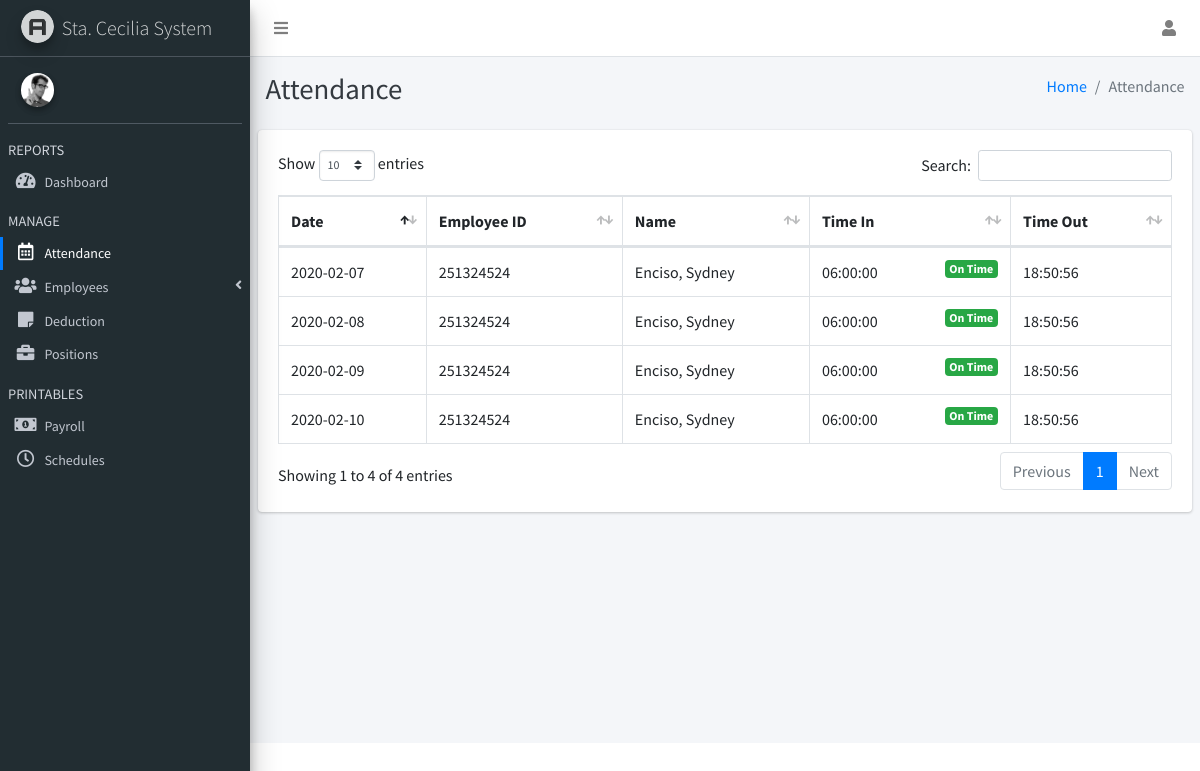
Screenshot of /admin/employee_attendance.php with the database file from the repository.
### tables this page shows
CREATE TABLE `emp_attendance` (
  `attendance_id` int(11) NOT NULL,
  `employee_id` varchar(100) NOT NULL,
  `employee_name` varchar(100) NOT NULL,
  `attendance_date` date NOT NULL,
  `attendance_timein` time NOT NULL,
  `attendance_timeout` time NOT NULL,
  `attendance_hour` int(11) NOT NULL
);

### admin/employee_attendance.php (the view, shortened to what this page needs)
<?php
include("controller.php");
?>
<!DOCTYPE html>
<html>
<head>
  <link rel="stylesheet" href="plugins/fontawesome-free/css/all.min.css">
  <link rel="stylesheet" href="https://code.ionicframework.com/ionicons/2.0.1/css/ionicons.min.css">
  <link rel="stylesheet" href="plugins/datatables-bs4/css/dataTables.bootstrap4.css">
  <link rel="stylesheet" href="dist/css/adminlte.min.css">
</head>
<body class="hold-transition sidebar-mini layout-fixed">
<div class="wrapper">
  <nav class="main-header navbar navbar-expand navbar-white navbar-light">
    <ul class="navbar-nav">
      <li class="nav-item">
        <a class="nav-link" data-widget="pushmenu" href="#"><i class="fas fa-bars"></i></a>
      </li>
    </ul>
    <ul class="navbar-nav ml-auto">
      <li class="nav-item dropdown">
        <a class="nav-link" data-toggle="dropdown" href="#">
          <i class="fas fa-user"></i>
        </a>
      </li>
    </ul>
  </nav>
  <aside class="main-sidebar sidebar-dark-primary elevation-4" style="background: #222d32;">
    <a href="home.php" class="brand-link">
      <img src="dist/img/AdminLTELogo.png" alt="AdminLTE Logo" class="brand-image img-circle elevation-3"
           style="opacity: .8">
      <span class="brand-text font-weight-light">Sta. Cecilia System</span>
    </a>
    <div class="sidebar">
      <div class="user-panel mt-3 pb-3 mb-3 d-flex">
        <div class="image">
          <img src="dist/img/user2-160x160.jpg" class="img-circle elevation-2" alt="User Image">
        </div>
        <div class="info">
        </div>
      </div>
      <nav class="mt-2">
        <ul class="nav nav-pills nav-sidebar flex-column text-sm nav-flat nav-legacy nav-compact" data-widget="treeview" role="menu" data-accordion="false">
          <li class="nav-header">REPORTS</li>
          <li class="nav-item">
            <a href="home.php" class="nav-link">
              <i class="nav-icon fas fa-tachometer-alt"></i>
              <p>
                Dashboard
              </p>
            </a>
          </li>
          <li class="nav-header">MANAGE</li>
          <li class="nav-item">
            <a href="employee_attendance.php" class="nav-link active">
              <i class="nav-icon far fa-calendar-alt"></i>
              <p>
                Attendance
              </p>
            </a>
          </li>
          <li class="nav-item has-treeview">
            <a href="#" class="nav-link">
              <i class="nav-icon fas fa-users"></i>
              <p>
                Employees
                <i class="fas fa-angle-left right"></i>
              </p>
            </a>
          </li>
          <li class="nav-item">
            <a href="employee_deduction.php" class="nav-link">
              <i class="nav-icon fas fa-sticky-note"></i>
              <p>
                Deduction
              </p>
            </a>
          </li>
          <li class="nav-item">
            <a href="employee_positions.php" class="nav-link">
              <i class="nav-icon fas fa-briefcase"></i>
              <p>
                Positions
              </p>
            </a>
          </li>
          <li class="nav-header">PRINTABLES</li>
          <li class="nav-item">
            <a href="print_payroll.php" class="nav-link">
              <i class="nav-icon fas fa-money-bill-alt"></i>
              <p>Payroll</p>
            </a>
          </li>
          <li class="nav-item">
            <a href="print_sched.php" class="nav-link">
              <i class="nav-icon far fa-clock"></i>
              <p>Schedules</p>
            </a>
          </li>
        </ul>
      </nav>
    </div>
  </aside>
  <div class="content-wrapper">
    <div class="content-header">
      <div class="container-fluid">
        <div class="row mb-2">
          <div class="col-sm-6">
            <h1 class="m-0 text-dark">Attendance</h1>
          </div>
          <div class="col-sm-6">
            <ol class="breadcrumb float-sm-right">
              <li class="breadcrumb-item"><a href="#">Home</a></li>
              <li class="breadcrumb-item active">Attendance</li>
            </ol>
          </div>
        </div>
      </div>
    </div>
    <section class="content">
      <div class="row">
        <div class="col-12">
          <div class="card">
            <div class="card-body">
              <table id="example1" class="table table-bordered dataTable no-footer" role="grid" aria-describedby="example1_info">
                <thead>
                <tr>
                  <th>Date</th>
                  <th>Employee ID</th>
                  <th>Name</th>
                  <th>Time In</th>
                  <th>Time Out</th>
                </tr>
                </thead>
                <tbody>
                <?php
                $sql = "SELECT * FROM emp_attendance, emp_list, emp_sched WHERE emp_attendance.employee_id = emp_list.emp_card AND emp_list.sched_id = emp_sched.sched_id";
                $result = mysqli_query($db, $sql);
                while($row = mysqli_fetch_array($result))
                {
                  if($row['attendance_timein'] <= $row['sched_in']) {
                ?>
                <tr>
                  <td><?php echo $row['attendance_date']; ?></td>
                  <td><?php echo $row['employee_id']; ?></td>
                  <td><?php echo $row['employee_name']; ?></td>
                  <td><?php echo $row['attendance_timein']; ?> <span class="float-right badge bg-success">On Time</span></td>
                  <td><?php echo $row['attendance_timeout']; ?></td>
                </tr>
                <?php
                  }
                }
                ?>
                </tbody>
              </table>
            </div>
          </div>
        </div>
      </div>
    </section>
  </div>
</div>
</body>
</html>

### rows the page displays
emp_attendance: attendance_date "2020-02-07", employee "251324524", employee_name "Enciso, Sydney", attendance_timein "06:00:00", attendance_timeout "18:50:56"
emp_attendance: attendance_date "2020-02-08", employee "251324524", employee_name "Enciso, Sydney", attendance_timein "06:00:00", attendance_timeout "18:50:56"
emp_attendance: attendance_date "2020-02-09", employee "251324524", employee_name "Enciso, Sydney", attendance_timein "06:00:00", attendance_timeout "18:50:56"
emp_attendance: attendance_date "2020-02-10", employee "251324524", employee_name "Enciso, Sydney", attendance_timein "06:00:00", attendance_timeout "18:50:56"
